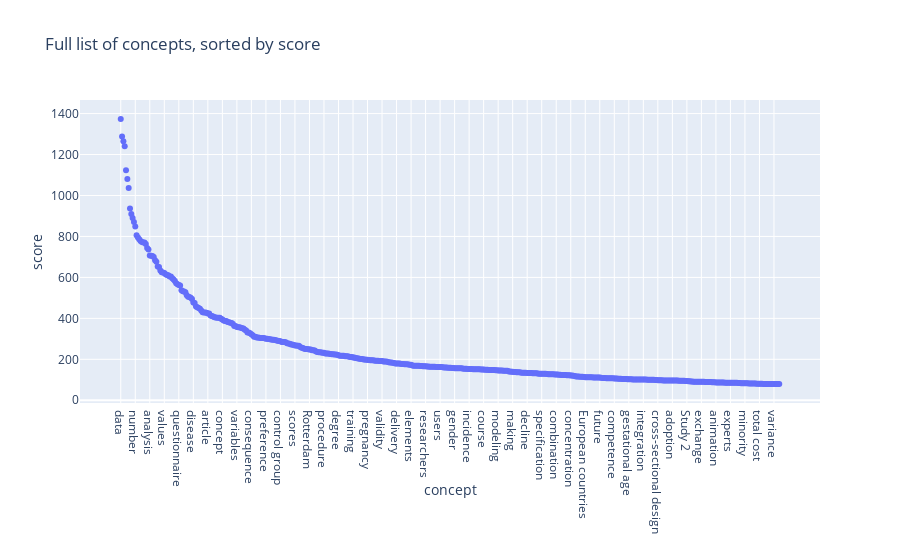

The notebook cell this image was saved under:
### Markdown cell above
## Top concepts: a first look

### Code cell
df_by_concept = df.groupby('concept', as_index=False).sum()
df_by_concept = df_by_concept.sort_values(by="score",  ascending=False)
df_by_concept = df_by_concept.reset_index(drop=True)
px.scatter(df_by_concept.head(500), x="concept", y="score", title="Full list of concepts, sorted by score")

### Figure 1 — Plotly figure (JSON) as saved in the notebook; plotly's stock layout.template omitted (floating-point values rounded to 4 significant figures; data arrays with more than 128 entries replaced by an {"elided": "..."} marker saying what was removed)
{"data": [{"hoverlabel": {"namelength": 0}, "hovertemplate": "concept=%{x}<br>score=%{y}", "legendgroup": "", "marker": {"color": "#636efa", "symbol": "circle"}, "mode": "markers", "name": "", "showlegend": false, "type": "scatter", "uid": "aa029428-16ef-4e2e-9415-c14e32ec4d54", "x": {"elided": "500 str values"}, "xaxis": "x", "y": {"elided": "500 int values"}, "yaxis": "y"}], "layout": {"autosize": true, "grid": {"xaxes": ["x"], "xgap": 0.1, "xside": "bottom", "yaxes": ["y"], "ygap": 0.1, "yside": "left"}, "legend": {"tracegroupgap": 0}, "title": {"text": "Full list of concepts, sorted by score"}, "xaxis": {"autorange": true, "range": [-29.88, 528.9], "title": {"text": "concept"}, "type": "category"}, "yaxis": {"autorange": true, "range": [-12.31, 1465.0], "title": {"text": "score"}, "type": "linear"}}}
